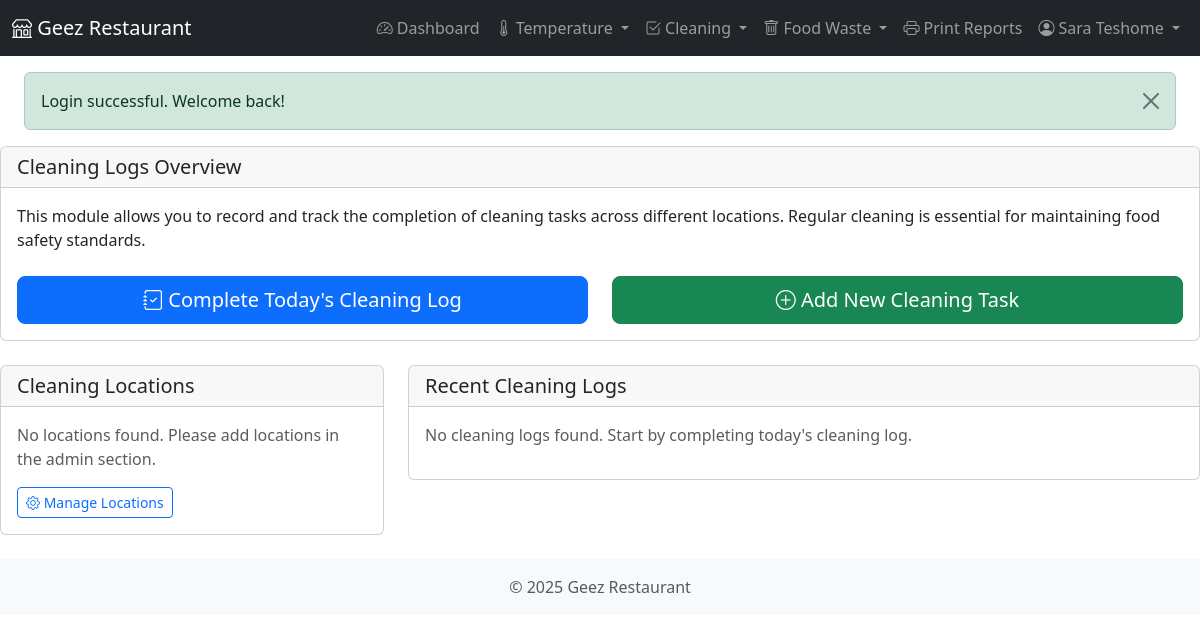
Page /modules/cleaning/index.php (signed in) on the earlier database version.
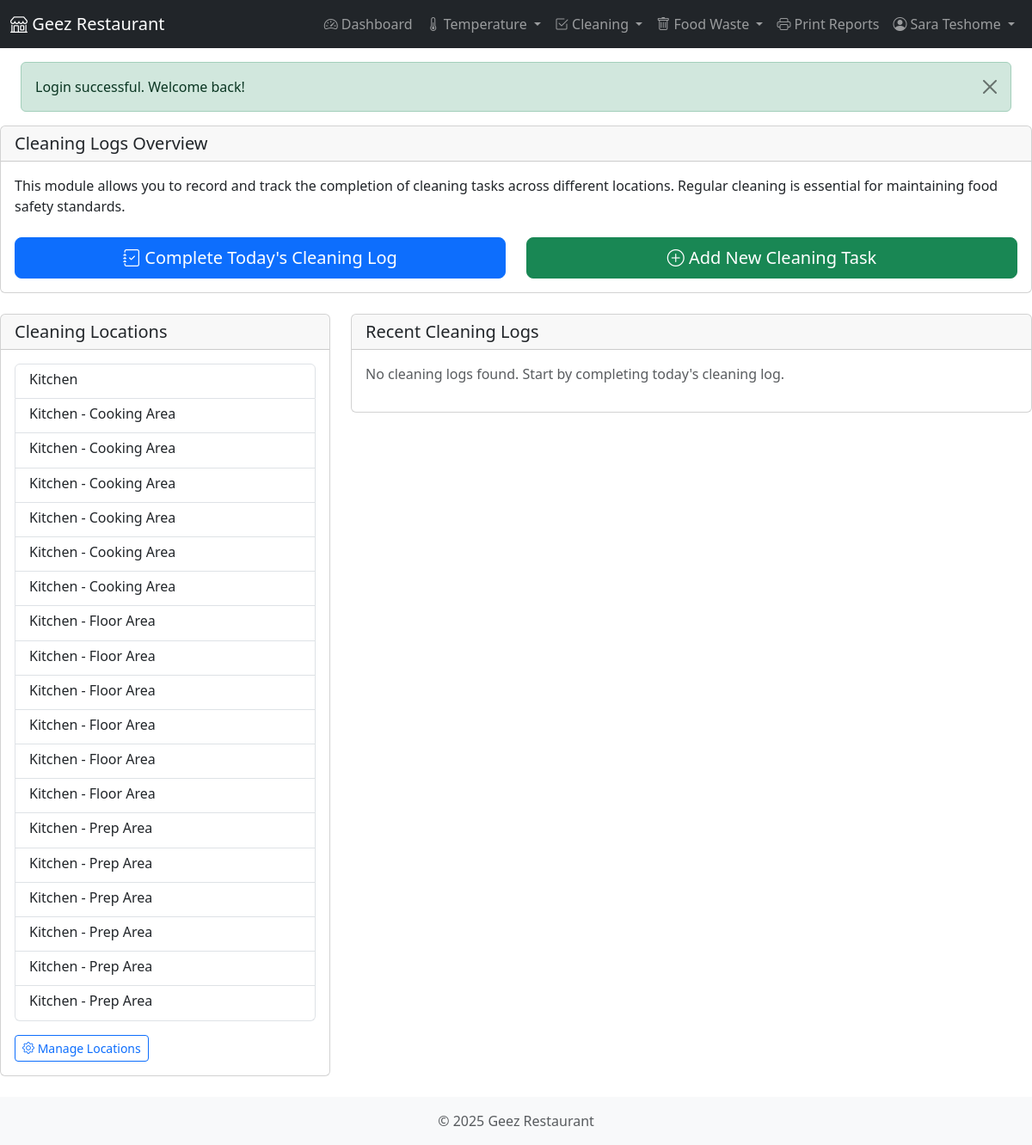
Same page on the later database version.
### tables this page shows
CREATE TABLE `cleaning_locations` (
  `location_id` int(11) NOT NULL,
  `name` varchar(100) NOT NULL,
  `description` text DEFAULT NULL,
  `is_active` tinyint(1) NOT NULL DEFAULT 1,
  `created_at` datetime NOT NULL,
  `updated_at` datetime DEFAULT NULL
);

### includes/functions.php (called while the page is built, shortened)
<?php
function hasRole($roles) {
    return in_array($_SESSION['role'], $roles);
}

### classes/CleaningLocation.php (called while the page is built, shortened)
<?php
class CleaningLocation {
    private $db;
    public function __construct($db) {
        $this->db = $db;
    }
    public function getAllActive() {
        $sql = "SELECT * FROM cleaning_locations WHERE is_active = 1 ORDER BY name";
        return $this->db->fetchAll($sql);
    }
}

### classes/Database.php (called while the page is built, shortened)
<?php
class Database {
    private $host = DB_HOST;
    private $dbname = DB_NAME;
    private $username = DB_USER;
    private $password = DB_PASS;
    private $charset = DB_CHARSET;
    private $options = DB_OPTIONS;
    private $pdo;
    public function __construct() {
        $dsn = "mysql:host={$this->host};dbname={$this->dbname};charset={$this->charset}";
        try {
            $this->pdo = new PDO($dsn, $this->username, $this->password, $this->options);
        } catch (PDOException $e) {
            throw new Exception("Database connection failed: " . $e->getMessage());
        }
    }
    public function query($sql, $params = []) {
        try {
            $stmt = $this->pdo->prepare($sql);
            $stmt->execute($params);
            return $stmt;
        } catch (PDOException $e) {
            throw new Exception("Query failed: " . $e->getMessage());
        }
    }
    public function fetchAll($sql, $params = []) {
        $stmt = $this->query($sql, $params);
        return $stmt->fetchAll();
    }
}

### modules/cleaning/index.php (the view, shortened to what this page needs)
<?php
require_once dirname(dirname(dirname(__FILE__))) . '/includes/header.php';
require_once CLASS_PATH . '/CleaningLocation.php';
$location = new CleaningLocation($db);
$cleaning_log = new CleaningLog($db);
$all_locations = $location->getAllActive();
$current_date = getCurrentDate();
$recent_logs = $cleaning_log->getAll(date('Y-m-d', strtotime('-7 days')), $current_date);
$recent_logs = array_slice($recent_logs, 0, 10);
?>
<div class="row">
    <div class="col-md-12 mb-4">
        <div class="card">
            <div class="card-header">
                <h5 class="card-title mb-0">Cleaning Logs Overview</h5>
            </div>
            <div class="card-body">
                <p>This module allows you to record and track the completion of cleaning tasks across different locations. Regular cleaning is essential for maintaining food safety standards.</p>
                <div class="row mt-4">
                    <div class="col-md-6">
                        <div class="d-grid gap-2">
                            <a href="<?php echo BASE_URL; ?>/modules/cleaning/log.php" class="btn btn-primary btn-lg">
                                <i class="bi bi-journal-check"></i> Complete Today's Cleaning Log
                            </a>
                        </div>
                    </div>
                    <div class="col-md-6">
                        <div class="d-grid gap-2">
                            <a href="<?php echo BASE_URL; ?>/modules/cleaning/tasks.php?action=add" class="btn btn-success btn-lg">
                                <i class="bi bi-plus-circle"></i> Add New Cleaning Task
                            </a>
                        </div>
                    </div>
                </div>
            </div>
        </div>
    </div>
</div>
<div class="row">
    <div class="col-md-4 mb-4">
        <div class="card">
            <div class="card-header">
                <h5 class="card-title mb-0">Cleaning Locations</h5>
            </div>
            <div class="card-body">
                <?php if (empty($all_locations)): ?>
                <p class="text-muted">No locations found. Please add locations in the admin section.</p>
                <?php else: ?>
                <div class="list-group">
                    <?php foreach ($all_locations as $loc): ?>
                    <a href="<?php echo BASE_URL; ?>/modules/cleaning/log.php?location_id=<?php echo $loc['location_id']; ?>" class="list-group-item list-group-item-action">
                        <div class="d-flex w-100 justify-content-between">
                            <h6 class="mb-1"><?php echo htmlspecialchars($loc['name']); ?></h6>
                        </div>
                    </a>
                    <?php endforeach; ?>
                </div>
                <?php endif; ?>
                <?php if (hasRole(['admin', 'manager'])): ?>
                <div class="mt-3">
                    <a href="<?php echo BASE_URL; ?>/modules/cleaning/locations.php" class="btn btn-sm btn-outline-primary">
                        <i class="bi bi-gear"></i> Manage Locations
                    </a>
                </div>
                <?php endif; ?>
            </div>
        </div>
    </div>
    <div class="col-md-8 mb-4">
        <div class="card">
            <div class="card-header">
                <h5 class="card-title mb-0">Recent Cleaning Logs</h5>
            </div>
            <div class="card-body">
                <?php if (empty($recent_logs)): ?>
                <p class="text-muted">No cleaning logs found. Start by completing today's cleaning log.</p>
                <?php endif; ?>
            </div>
        </div>
    </div>
</div>
<?php
require_once INCLUDE_PATH . '/footer.php';
?>

Differences in the rows shown:
added cleaning_locations: name "Kitchen"
added cleaning_locations: name "Kitchen - Cooking Area"
added cleaning_locations: name "Kitchen - Cooking Area"
added cleaning_locations: name "Kitchen - Cooking Area"
added cleaning_locations: name "Kitchen - Cooking Area"
added cleaning_locations: name "Kitchen - Cooking Area"
added cleaning_locations: name "Kitchen - Cooking Area"
added cleaning_locations: name "Kitchen - Floor Area"
added cleaning_locations: name "Kitchen - Floor Area"
added cleaning_locations: name "Kitchen - Floor Area"
added cleaning_locations: name "Kitchen - Floor Area"
added cleaning_locations: name "Kitchen - Floor Area"
added cleaning_locations: name "Kitchen - Floor Area"
added cleaning_locations: name "Kitchen - Prep Area"
added cleaning_locations: name "Kitchen - Prep Area"
added cleaning_locations: name "Kitchen - Prep Area"
added cleaning_locations: name "Kitchen - Prep Area"
added cleaning_locations: name "Kitchen - Prep Area"
added cleaning_locations: name "Kitchen - Prep Area"
Other differences:
text no longer shown: "No locations found. Please add locations in the admin section."
